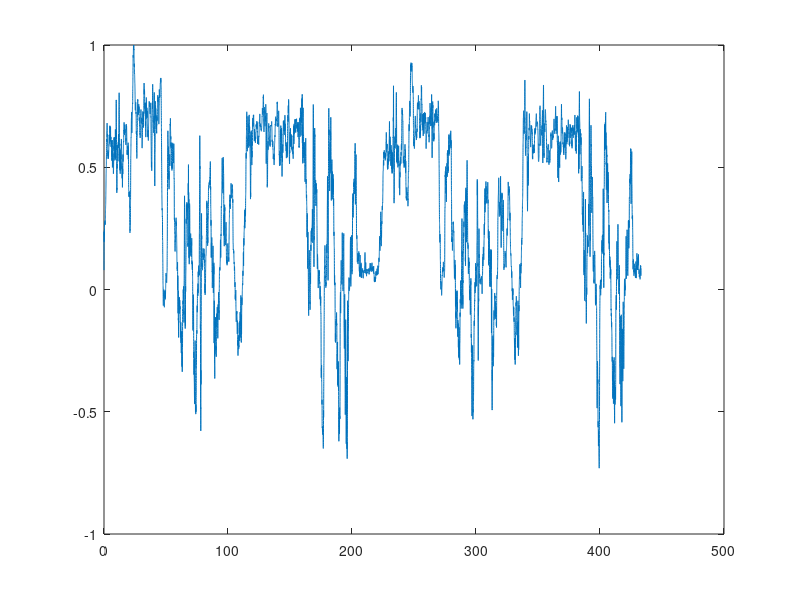

The MATLAB source for this figure: (Note: this script raises an error after producing the figure.)
%ITMKURS_LAB4 Script to computer exercises 4
%
%%%%%%%%%%%%%%%%%%%%%%%%%%%%%%%%%%%%%%%%%%%%%%%
% Analysis of Measured Loads
%%%%%%%%%%%%%%%%%%%%%%%%%%%%%%%%%%%%%%%%%%%%%%%

%Estimation from Time Signal

load switchingload
plot(x0(:,1),x0(:,2))

n = 32; param = [-1 1.2 n]; % Define discretization
u = levels(param);     % Discrete levels
delta = u(2)-u(1)      % Discretization step
TP = dat2tp(x0,delta); % Get turning points and rainflow filter

TP0 = dat2tp(x0);
plot(x0(:,1),x0(:,2),TP0(:,1),TP0(:,2),TP(:,1),TP(:,2))
length(x0), length(TP0), length(TP)

RFC0 = tp2rfc(TP0); subplot(1,2,1), ccplot(RFC0)
RFC = tp2rfc(TP);   subplot(1,2,2), ccplot(RFC)
beta = 6;                % Damage exponent
Dam0 = cc2dam(RFC0,beta) % Damage 
Dam = cc2dam(RFC,beta)   % Damage, after rainflow filter 
Dam/Dam0

dtp = dat2dtp(param,TP,delta); % Discretized turning points 
tp = [dtp(:,1) u(dtp(:,2))'];  % Discretized turning points 
T = length(dtp);               % Number of turning points
clf, plot(x0(:,1),x0(:,2),TP(:,1),TP(:,2),tp(:,1),tp(:,2))
v=axis; hold on,
plot([v(1:2)],[u(2:end)'-delta/2 u(2:end)'-delta/2],'k:')
hold off, axis([v(1:2) param(1:2)])

rfc = tp2rfc(tp);        % Get rainflow cycles
dam = cc2dam(rfc,beta)   % Damage, after discretization & rainflow filter 
dam/Dam0

tz = [2 2; 46.40 1; 114.5 2; 161 1; 225.1 2; 270 1; 337.5 2; ...
384.8 1; 433.2 2; 600 1];
[xxd,xd,z] = splitload(dtp,tz);
plot(xxd{1}(:,1),xxd{1}(:,2))
plot(xxd{2}(:,1),xxd{2}(:,2))
hmmplot(xd(:,2),z,xd(:,1),[1 2],'','',1)

% Estimation of the Subloads

dtp1 = dat2tp(xxd{1});
[mM1,Mm1] = tp2mm(dtp1);
F1 = dcc2cmat(mM1,n);
dtp2 = dat2tp(xxd{2});
[mM2,Mm2] = tp2mm(dtp2);
F2 = dcc2cmat(mM2,n);
cmatplot(u,u,{F1 F2})

[G1s,h1] = smoothcmat(F1);
G1 = smoothcmat(F1,1,1.0,0);
[G2s,h2] = smoothcmat(F2);
G2 = smoothcmat(F2,1,0.8,0);
cmatplot(u,u,{G1s G2s; G1 G2})
cmatplot(u,u,{F1 F2; G1 G2})

%Estimation of the Regime Process}

N1 = length(dtp1), N2 = length(dtp2)
N12 = 4; N21 = 4;
p1=N12/N1; p2=N21/N2;
P = [1-p1 p1; p2 1-p2]  % P-matrix
statP = mc2stat(P)      % Stationary distribution

GG = {G1 []; G2 []};
[Grfc,mu_rfc] = smctp2rfm(P,GG);
cocc(param,RFC,Grfc)
Frfc = dtp2rfm(dtp(:,2),n);
cmatplot(u,u,{Frfc Grfc*T/2})

beta = 6;
Dam0, Dam, dam
damG = cmat2dam(param,Grfc,beta)*T/2
damG/Dam0
beta = 4;
Dmat = cmat2dmat(param,Frfc,beta);
DmatG = cmat2dmat(param,Grfc,beta)*T/2;
cmatplot(u,u,{Dmat,DmatG},3)

[xsim,zsim] = smctpsim(P,GG,T);
figure(1), hmmplot(u(xd(:,2))',z,1:length(xd),[1 2],'','',1)
figure(2), hmmplot(u(xsim)',zsim,1:T,[1 2],'','',1)

% Decomposition of a Mixed Rainflow Matrix

n = 16; param = [-1 1.2 n]; % Define discretization
u = levels(param);     % Discrete levels
delta = u(2)-u(1)      % Discretization step
TP = dat2tp(x0,delta); % Get turning points and rainflow filter

dtp = dat2dtp(param,TP,delta); % Discretized turning points 
tp = [dtp(:,1) u(dtp(:,2))'];  % Discretized turning points 
T = length(dtp);               % Number of turning points
rfc = tp2rfc(tp);        % Get rainflow cycles
beta = 6;
dam = cc2dam(rfc,beta)   % Damage, after discretization & rainflow filter 
dam/Dam0

Frfc = dtp2rfm(dtp(:,2),n);  % Observed rainflow matrix

tz = [2 2; 46.40 1; 114.5 2; 161 1; 225.1 2; 270 1; 337.5 2; ...
384.8 1; 433.2 2; 600 1];
[xxd,xd,z] = splitload(dtp,tz);
hmmplot(xd(:,2),z,xd(:,1),[1 2],'','',1)
dtp1 = dat2tp(xxd{1});
[mM1,Mm1] = tp2mm(dtp1);
F1 = dcc2cmat(mM1,n);
G1 = smoothcmat(F1,1,0.8,0);
dtp2 = dat2tp(xxd{2});
[mM2,Mm2] = tp2mm(dtp2);
F2 = dcc2cmat(mM2,n);
G2 = smoothcmat(F2,1,0.6,0);

known1.F = {G1 []; G2 []};   % known min-max and max-min matrices
init1.P = P;                 % initial guess of P-matrix
warning off                  % Don't display warnings
[Fest1,Est1] = estsmctp(Frfc,'P','ML',known1,[],init1);
Est1.P          % Estimated P-matrix
mc2stat(Est1.P) % Estimated stationary distribution

known3.Ffun = 'f_funm';      % Function for calculating a submodel
known3.trModel2X = 'tr_m2x'; % transform from Model to X-vector
known3.trX2Model = 'tr_x2m'; % transform from X-vector to model
known3.param = param;
init3.P = P;       % initial guess of P-matrix
M1.x0=[0.1 0.1]; M1.s=0.15; M1.lam=2; % submodel 1
M2.x0=[0.5 0.7]; M2.s=0.1; M2.lam=1;   % submodel 2
init3.M = {M1 M2}; % initial guess of Models for min-max matrices

OPTIONS(2)  = 1e-1;    % the termination tolerance for x;
OPTIONS(3)  = 1e-1;    % the termination tolerance for F(x);
[Fest3,Est3] = estsmctp(Frfc,'P,CalcF','ML',known3,[],init3);
Est3.P          % Estimated P-matrix
mc2stat(Est3.P) % Estimated stationary distribution
Est3.M{:}       % Estimated parameters in models

beta = 3:0.2:8;
Dam0 = cmat2dam(param,Frfc,beta)/(T/2); % Damage from load signal
FrfcEst1 = smctp2rfm(Fest1.P,Fest1.F);
Dam1 = cmat2dam(param,FrfcEst1,beta);   % Damage, scenario 1
FrfcEst3 = smctp2rfm(Fest3.P,Fest3.F);
Dam3 = cmat2dam(param,FrfcEst3,beta);   % Damage, scenario 3
plot(beta,Dam0,'b',beta,Dam1,'r',beta,Dam3,'g')
plot(beta,Dam1./Dam0,'r',beta,Dam3./Dam0,'g')
